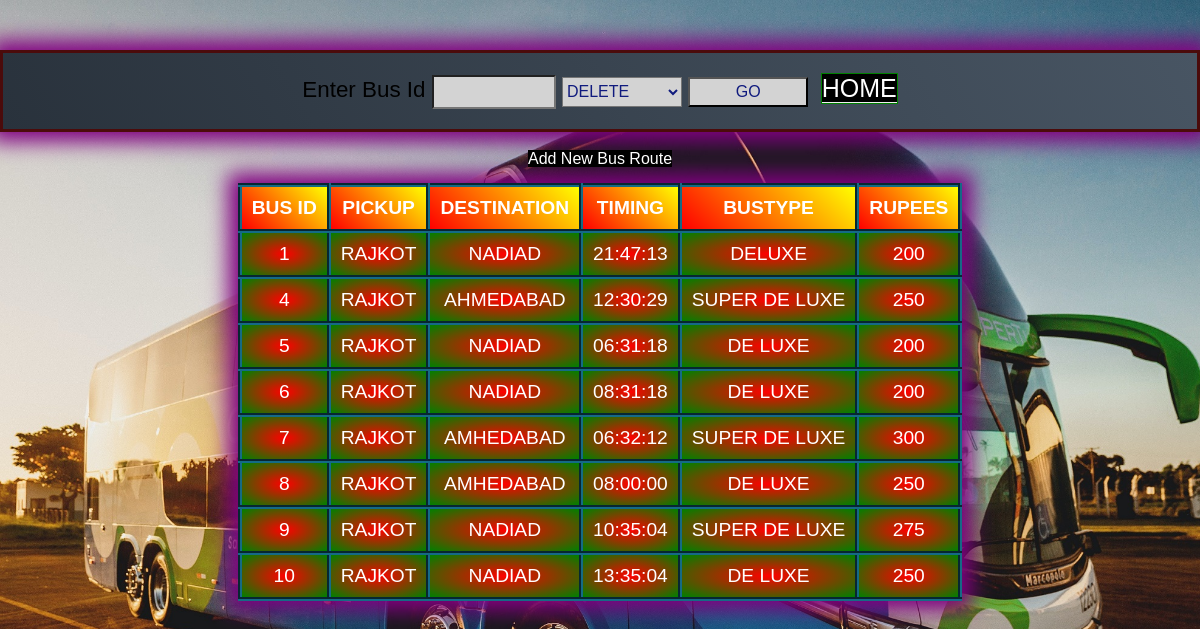
The app's page /admin.php with its own data.
### tables this page shows
CREATE TABLE `route` (
  `id` int(11) NOT NULL,
  `pickup` varchar(100) NOT NULL,
  `destination` varchar(100) NOT NULL,
  `timing` time NOT NULL,
  `bustype` varchar(20) DEFAULT NULL,
  `rupee` int(11) DEFAULT NULL
);

### admin.php (the view, shortened to what this page needs)
<!DOCTYPE html>
<html lang="en">
<head>
</head>
<body>
	<center><div class="box">
			<form action="<?php echo htmlspecialchars($_SERVER["PHP_SELF"]); ?>" method="POST">
			<label>Enter Bus Id </label>
			<input type="number" name="id"  maxlength="3" >
			<select name="operation" >
				<option value="delete">Delete</option>
			</select>
			<input type="submit" Value="Go">&nbsp;
			<label><button style="color: blue; font-size: 25px;"><a href="index.php">HOME</button></label>
			<br><?php if(isset($name)){ if(!empty($name)){echo $name."  ".$msg ; }}?>
		</div></center><br>
		<center>
<center>
	<a href="newbusroute.php">Add New Bus Route</a>
<?php
require_once "config.php";
$sql = "SELECT * FROM route";
if($result = mysqli_query($link, $sql)){
	if(mysqli_num_rows($result) > 0){
		echo "<table border='2'>";
			echo "<thead>";
				echo "<tr>";
					echo "<th>Bus Id</th>";
					echo "<th>Pickup</th>";
					echo "<th>Destination</th>";
					echo "<th>Timing</th>";
					echo "<th>BusType</th>";
					echo "<th>Rupees</th>";
				echo "</tr>";
			echo "</thead>";
			echo "<tbody>";
			while($row = mysqli_fetch_array($result)){
				echo "<tr>";
					echo "<td>" . $row['0'] . "</td>";
					echo "<td>" . $row['1'] . "</td>";
					echo "<td>" . $row['2'] . "</td>";
					echo "<td>" . $row['3'] . "</td>";
					echo "<td>" . $row['4'] . "</td>";
					echo "<td>" . $row['5'] . "</td>";
				echo "</tr>";
			}
			echo "</tbody>";
		echo "</table>";
	} else{
		echo "<p><em>No records were found.</em></p>";
	}
} else{
	echo "ERROR: Could not able to execute $sql. " . mysqli_error($link);
}
?></center>
</body>
</html>

### admin.php (style rules this page uses)
* { margin : 0px; padding: 0px; }
body { margin: 0; padding: 0; background: url(web/images/img.jpg) no-repeat 0px 0px; min-height: 100vh; background-size: cover; font-family: 'Raleway', sans-serif; }
.box { margin-top:50px; border:3px solid rgb(75, 11, 11); padding:20px 120px; box-shadow: 0 0 20px 10px purple; background:linear-gradient(60deg ,#29323c 0%,#485563 100%); font-size:1.4rem; }
a { text-align:center; color:white; text-decoration:none; background-color: black; }
table, th, td { border: 4px groove rgb(21, 106, 133); border-collapse: collapse; vertical-align: top; table-layout: auto; padding: 10px; font-size: 1.2rem; text-align: center; color: white; text-transform:uppercase; }
th { background: linear-gradient(45deg,red,yellow); }
td { background: radial-gradient(red,green); }
table { box-shadow: 0 0 20px 10px purple; margin-top:15px; }
input[type="number"] { width:120px; height:30px; font-size:1rem; background-color:lightgray; text-transform:uppercase; }
input[type="submit"] { width:120px; height:30px; font-size:1rem; background-color:lightgray; color:rgb(16, 27, 126); text-transform:uppercase; }
select[name="operation"] { width:120px; height:30px; font-size:1rem; background-color:lightgray; color:rgb(16, 27, 126); text-transform:uppercase; }
button { color: blue; border: 1px solid green; }

### records on screen
route: id "1", pickup "RAJKOT", destination "NADIAD", timing "21:47:13", bustype "DELUXE", rupee "200"
route: id "4", pickup "RAJKOT", destination "AHMEDABAD", timing "12:30:29", bustype "SUPER DE LUXE", rupee "250"
route: id "5", pickup "RAJKOT", destination "NADIAD", timing "06:31:18", bustype "DE LUXE", rupee "200"
route: id "6", pickup "RAJKOT", destination "NADIAD", timing "08:31:18", bustype "DE LUXE", rupee "200"
route: id "7", pickup "RAJKOT", destination "AMHEDABAD", timing "06:32:12", bustype "SUPER DE LUXE", rupee "300"
route: id "8", pickup "RAJKOT", destination "AMHEDABAD", timing "08:00:00", bustype "DE LUXE", rupee "250"
route: id "9", pickup "RAJKOT", destination "NADIAD", timing "10:35:04", bustype "SUPER DE LUXE", rupee "275"
route: id "10", pickup "RAJKOT", destination "NADIAD", timing "13:35:04", bustype "DE LUXE", rupee "250"
